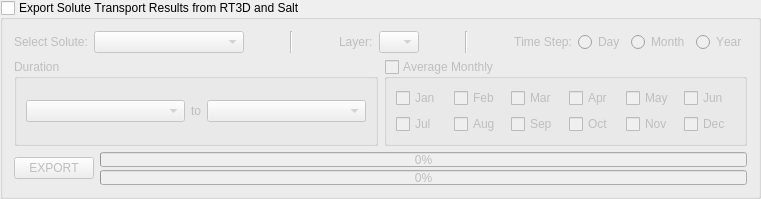
            <widget class="QGroupBox" name="groupBox_export_solutes">
             <property name="font">
              <font>
               <weight>50</weight>
               <bold>false</bold>
               <kerning>false</kerning>
              </font>
             </property>
             <property name="title">
              <string>Export Solute Transport Results from RT3D and Salt</string>
             </property>
             <property name="checkable">
              <bool>true</bool>
             </property>
             <property name="checked">
              <bool>false</bool>
             </property>
             <layout class="QVBoxLayout" name="verticalLayout_59">
              <item>
               <layout class="QHBoxLayout" name="horizontalLayout_76">
                <property name="topMargin">
                 <number>0</number>
                </property>
                <item>
                 <widget class="QLabel" name="label_83">
                  <property name="text">
                   <string>Select Solute:</string>
                  </property>
                 </widget>
                </item>
                <item>
                 <widget class="QComboBox" name="comboBox_solutes">
                  <property name="minimumSize">
                   <size>
                    <width>150</width>
                    <height>0</height>
                   </size>
                  </property>
                 </widget>
                </item>
                <item>
                 <spacer name="horizontalSpacer_23">
                  <property name="orientation">
                   <enum>Qt::Horizontal</enum>
                  </property>
                  <property name="sizeHint" stdset="0">
                   <size>
                    <width>40</width>
                    <height>20</height>
                   </size>
                  </property>
                 </spacer>
                </item>
                <item>
                 <widget class="Line" name="line_22">
                  <property name="orientation">
                   <enum>Qt::Vertical</enum>
                  </property>
                 </widget>
                </item>
                <item>
                 <spacer name="horizontalSpacer_24">
                  <property name="orientation">
                   <enum>Qt::Horizontal</enum>
                  </property>
                  <property name="sizeHint" stdset="0">
                   <size>
                    <width>40</width>
                    <height>20</height>
                   </size>
                  </property>
                 </spacer>
                </item>
                <item>
                 <widget class="QLabel" name="label_84">
                  <property name="text">
                   <string>Layer:</string>
                  </property>
                 </widget>
                </item>
                <item>
                 <widget class="QComboBox" name="comboBox_rt_layer">
                  <property name="sizePolicy">
                   <sizepolicy hsizetype="Fixed" vsizetype="Fixed">
                    <horstretch>0</horstretch>
                    <verstretch>0</verstretch>
                   </sizepolicy>
                  </property>
                  <property name="maximumSize">
                   <size>
                    <width>40</width>
                    <height>16777215</height>
                   </size>
                  </property>
                  <property name="font">
                   <font>
                    <weight>50</weight>
                    <bold>false</bold>
                   </font>
                  </property>
                 </widget>
                </item>
                <item>
                 <spacer name="horizontalSpacer_25">
                  <property name="orientation">
                   <enum>Qt::Horizontal</enum>
                  </property>
                  <property name="sizeHint" stdset="0">
                   <size>
                    <width>40</width>
                    <height>20</height>
                   </size>
                  </property>
                 </spacer>
                </item>
                <item>
                 <widget class="Line" name="line_23">
                  <property name="orientation">
                   <enum>Qt::Vertical</enum>
                  </property>
                 </widget>
                </item>
                <item>
                 <spacer name="horizontalSpacer_26">
                  <property name="orientation">
                   <enum>Qt::Horizontal</enum>
                  </property>
                  <property name="sizeHint" stdset="0">
                   <size>
                    <width>40</width>
                    <height>20</height>
                   </size>
                  </property>
                 </spacer>
                </item>
                <item>
                 <widget class="QLabel" name="label_85">
                  <property name="text">
                   <string>Time Step:</string>
                  </property>
                 </widget>
                </item>
                <item>
                 <widget class="QRadioButton" name="radioButton_rt3d_d">
                  <property name="font">
                   <font>
                    <weight>50</weight>
                    <bold>false</bold>
                   </font>
                  </property>
                  <property name="text">
                   <string>Day</string>
                  </property>
                 </widget>
                </item>
                <item>
                 <widget class="QRadioButton" name="radioButton_rt3d_m">
                  <property name="font">
                   <font>
                    <weight>50</weight>
                    <bold>false</bold>
                   </font>
                  </property>
                  <property name="text">
                   <string>Month</string>
                  </property>
                 </widget>
                </item>
                <item>
                 <widget class="QRadioButton" name="radioButton_rt3d_y">
                  <property name="font">
                   <font>
                    <weight>50</weight>
                    <bold>false</bold>
                   </font>
                  </property>
                  <property name="text">
                   <string>Year</string>
                  </property>
                 </widget>
                </item>
               </layout>
              </item>
              <item>
               <layout class="QHBoxLayout" name="horizontalLayout_64">
                <item>
                 <widget class="QGroupBox" name="groupBox_12">
                  <property name="font">
                   <font>
                    <weight>50</weight>
                    <bold>false</bold>
                   </font>
                  </property>
                  <property name="title">
                   <string>Duration</string>
                  </property>
                  <layout class="QHBoxLayout" name="horizontalLayout_68">
                   <item>
                    <widget class="QComboBox" name="comboBox_rt_results_sdate">
                     <property name="font">
                      <font>
                       <weight>50</weight>
                       <bold>false</bold>
                      </font>
                     </property>
                    </widget>
                   </item>
                   <item>
                    <widget class="QLabel" name="label_72">
                     <property name="sizePolicy">
                      <sizepolicy hsizetype="Fixed" vsizetype="Preferred">
                       <horstretch>0</horstretch>
                       <verstretch>0</verstretch>
                      </sizepolicy>
                     </property>
                     <property name="text">
                      <string>to</string>
                     </property>
                    </widget>
                   </item>
                   <item>
                    <widget class="QComboBox" name="comboBox_rt_results_edate">
                     <property name="font">
                      <font>
                       <weight>50</weight>
                       <bold>false</bold>
                      </font>
                     </property>
                    </widget>
                   </item>
                  </layout>
                 </widget>
                </item>
                <item>
                 <widget class="QgsCollapsibleGroupBox" name="mGroupBox_rt_avg">
                  <property name="font">
                   <font>
                    <weight>50</weight>
                    <bold>false</bold>
                    <kerning>false</kerning>
                   </font>
                  </property>
                  <property name="title">
                   <string>Average Monthly</string>
                  </property>
                  <property name="checkable">
                   <bool>true</bool>
                  </property>
                  <property name="checked">
                   <bool>false</bool>
                  </property>
                  <layout class="QVBoxLayout" name="verticalLayout_62">
                   <item>
                    <layout class="QGridLayout" name="gridLayout">
                     <property name="bottomMargin">
                      <number>0</number>
                     </property>
                     <item row="0" column="2">
                      <widget class="QCheckBox" name="checkBox_rt_mar">
                       <property name="font">
                        <font>
                         <weight>50</weight>
                         <bold>false</bold>
                         <kerning>false</kerning>
                        </font>
                       </property>
                       <property name="text">
                        <string>Mar</string>
                       </property>
                      </widget>
                     </item>
                     <item row="1" column="0">
                      <widget class="QCheckBox" name="checkBox_rt_jul">
                       <property name="font">
                        <font>
                         <weight>50</weight>
                         <bold>false</bold>
                         <kerning>false</kerning>
                        </font>
                       </property>
                       <property name="text">
                        <string>Jul</string>
                       </property>
                      </widget>
                     </item>
                     <item row="1" column="1">
                      <widget class="QCheckBox" name="checkBox_rt_aug">
                       <property name="font">
                        <font>
                         <weight>50</weight>
                         <bold>false</bold>
                         <kerning>false</kerning>
                        </font>
                       </property>
                       <property name="text">
                        <string>Aug</string>
                       </property>
                      </widget>
                     </item>
                     <item row="1" column="2">
                      <widget class="QCheckBox" name="checkBox_rt_sep">
                       <property name="font">
                        <font>
                         <weight>50</weight>
                         <bold>false</bold>
                         <kerning>false</kerning>
                        </font>
                       </property>
                       <property name="text">
                        <string>Sep</string>
                       </property>
                      </widget>
                     </item>
                     <item row="0" column="3">
                      <widget class="QCheckBox" name="checkBox_rt_apr">
                       <property name="font">
                        <font>
                         <weight>50</weight>
                         <bold>false</bold>
                         <kerning>false</kerning>
                        </font>
                       </property>
                       <property name="text">
                        <string>Apr</string>
                       </property>
                      </widget>
                     </item>
                     <item row="1" column="3">
                      <widget class="QCheckBox" name="checkBox_rt_oct">
                       <property name="font">
                        <font>
                         <weight>50</weight>
                         <bold>false</bold>
                         <kerning>false</kerning>
                        </font>
                       </property>
                       <property name="text">
                        <string>Oct</string>
                       </property>
                      </widget>
                     </item>
                     <item row="0" column="4">
                      <widget class="QCheckBox" name="checkBox_rt_may">
                       <property name="font">
                        <font>
                         <weight>50</weight>
                         <bold>false</bold>
                         <kerning>false</kerning>
                        </font>
                       </property>
                       <property name="text">
                        <string>May</string>
                       </property>
                      </widget>
                     </item>
                     <item row="1" column="4">
                      <widget class="QCheckBox" name="checkBox_rt_nov">
                       <property name="font">
                        <font>
                         <weight>50</weight>
                         <bold>false</bold>
                         <kerning>false</kerning>
                        </font>
                       </property>
                       <property name="text">
                        <string>Nov</string>
                       </property>
                      </widget>
                     </item>
                     <item row="0" column="0">
                      <widget class="QCheckBox" name="checkBox_rt_jan">
                       <property name="font">
                        <font>
                         <weight>50</weight>
                         <bold>false</bold>
                         <kerning>false</kerning>
                        </font>
                       </property>
                       <property name="text">
                        <string>Jan</string>
                       </property>
                      </widget>
                     </item>
                     <item row="0" column="1">
                      <widget class="QCheckBox" name="checkBox_rt_feb">
                       <property name="font">
                        <font>
                         <weight>50</weight>
                         <bold>false</bold>
                         <kerning>false</kerning>
                        </font>
                       </property>
                       <property name="text">
                        <string>Feb</string>
                       </property>
                      </widget>
                     </item>
                     <item row="0" column="5">
                      <widget class="QCheckBox" name="checkBox_rt_jun">
                       <property name="font">
                        <font>
                         <weight>50</weight>
                         <bold>false</bold>
                         <kerning>false</kerning>
                        </font>
                       </property>
                       <property name="text">
                        <string>Jun</string>
                       </property>
                      </widget>
                     </item>
                     <item row="1" column="5">
                      <widget class="QCheckBox" name="checkBox_rt_dec">
                       <property name="font">
                        <font>
                         <weight>50</weight>
                         <bold>false</bold>
                         <kerning>false</kerning>
                        </font>
                       </property>
                       <property name="text">
                        <string>Dec</string>
                       </property>
                      </widget>
                     </item>
                    </layout>
                   </item>
                  </layout>
                 </widget>
                </item>
               </layout>
              </item>
              <item>
               <layout class="QHBoxLayout" name="horizontalLayout_65">
                <item>
                 <widget class="QPushButton" name="pushButton_export_rt_results">
                  <property name="font">
                   <font>
                    <weight>50</weight>
                    <bold>false</bold>
                   </font>
                  </property>
                  <property name="text">
                   <string>EXPORT</string>
                  </property>
                 </widget>
                </item>
                <item>
                 <layout class="QVBoxLayout" name="verticalLayout_58">
                  <property name="spacing">
                   <number>3</number>
                  </property>
                  <item>
                   <widget class="QProgressBar" name="progressBar_rt">
                    <property name="maximumSize">
                     <size>
                      <width>16777215</width>
                      <height>15</height>
                     </size>
                    </property>
                    <property name="font">
                     <font>
                      <weight>50</weight>
                      <bold>false</bold>
                     </font>
                    </property>
                    <property name="value">
                     <number>0</number>
                    </property>
                   </widget>
                  </item>
                  <item>
                   <widget class="QProgressBar" name="progressBar_rt_results">
                    <property name="maximumSize">
                     <size>
                      <width>16777215</width>
                      <height>15</height>
                     </size>
                    </property>
                    <property name="font">
                     <font>
                      <weight>50</weight>
                      <bold>false</bold>
                     </font>
                    </property>
                    <property name="value">
                     <number>0</number>
                    </property>
                   </widget>
                  </item>
                 </layout>
                </item>
               </layout>
              </item>
             </layout>
            </widget>
